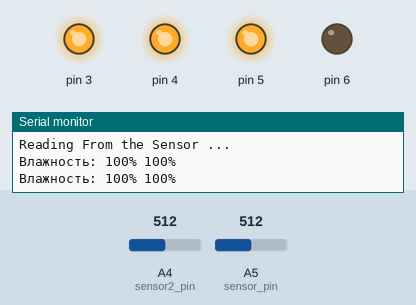
This sketch was run on a simulated Arduino Uno, built with avr-gcc and run on an emulated ATmega328P. Parts: output pins drawn as LEDs (lit = HIGH), the last lines printed to the serial monitor. Inputs (shaded band) come from the test bench; at power-on: A4 (sensor2_pin) = 512, A5 (sensor_pin) = 512.

Above: at 1.3 s.
1.4 s: A4 (sensor2_pin) set to 259
3.2 s: A4 (sensor2_pin) set to 240
At 5.0 s:
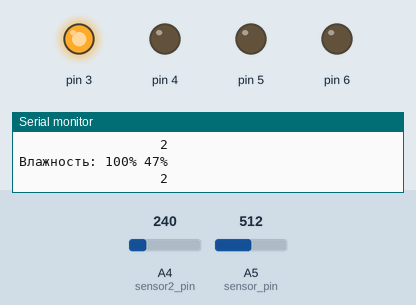
5.5 s: A5 (sensor_pin) set to 495
9.5 s: A4 (sensor2_pin) set to 306
At 10.0 s:
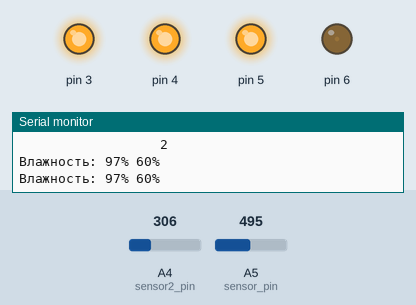
11.0 s: A5 (sensor_pin) set to 122
At 12.7 s:
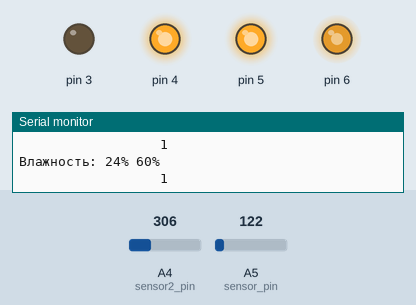
13.0 s: A5 (sensor_pin) set to 242
17.0 s: A5 (sensor_pin) set to 269
At 18.4 s:
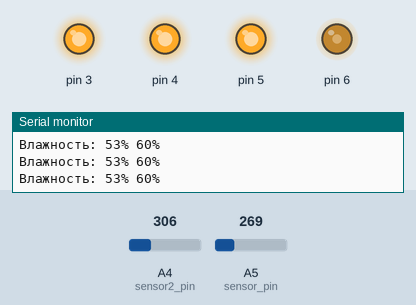
Timing chart, 0 to 19.5 s (numbered marks = the images above; inputs shaded):
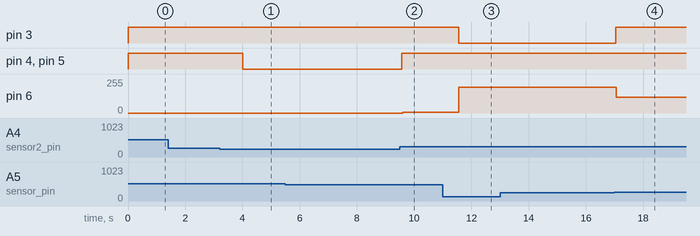

The sketch:

avtopoliv_1.ino
```cpp
int sensor_pin = A5;
int sensor2_pin = A4;
int output_value;
int output2_value;

long previousMillis = 0;        // храним время последнего переключения
long interval = 1000;           // интервал между включение/выключением(1 секунда)


void setup() {
  Serial.begin(9600);
  pinMode(sensor_pin, INPUT);
  pinMode(sensor2_pin, INPUT);
  pinMode(6, OUTPUT);

  pinMode(3, OUTPUT);
  pinMode(4, OUTPUT);
  pinMode(5, OUTPUT);
digitalWrite(3, HIGH);
digitalWrite(4, HIGH);
digitalWrite(5, HIGH);
 //digitalWrite(7, LOW);
  Serial.println("Reading From the Sensor ...");
  delay(100);
  ReadValue();
  }

void loop() {
  if(output_value>=50 && output2_value>=50){
    unsigned long currentMillis = millis();
    //проверяем не прошел ли нужный интервал, если прошел то
    if(currentMillis - previousMillis > interval) {
      // сохраняем время последнего переключения
      previousMillis = currentMillis;

      ReadValue();
      digitalWrite(3, HIGH);
      digitalWrite(4, HIGH);
      digitalWrite(5, HIGH);
      analogWrite(6, map(output_value,100,0,0,255));
  }}

  else{
    if(output_value<=50 && output2_value>=50){
      while(output_value<=50){
        digitalWrite(3, LOW);
        Serial.println("                  1");
        ReadValue();
        if(output_value>=50){//для моментального выключения
          digitalWrite(3, HIGH);
        }
      }
    }

    if(output_value>=50 && output2_value<=50){
      while(output2_value<=50){
        digitalWrite(4, LOW);
        digitalWrite(5, LOW);
        Serial.println("                  2");
        ReadValue();
        if(output2_value>=50){//для моментального выключения
         digitalWrite(4, HIGH);
         digitalWrite(5, HIGH);
        }
      }
    }

    else{
      while(output_value<=50&&output2_value<=50){
        digitalWrite(3, LOW);
        digitalWrite(4, LOW);
        digitalWrite(5, LOW);
        Serial.println("                  3");
        ReadValue();
        if(output_value>=50){//для моментального выключения
          digitalWrite(3, HIGH);
          digitalWrite(4, HIGH);
          digitalWrite(5, HIGH);
        }
      }
    }

  }
}

int ReadValue(){
  output_value = analogRead(sensor_pin);
  output_value = map(output_value,512,0,100,0);
  output2_value = analogRead(sensor2_pin);
  output2_value = map(output2_value,512,0,100,0);
  Serial.print("Влажность: ");
  Serial.print(output_value);
  Serial.print("% ");
  Serial.print(output2_value);
  Serial.println("%");

}
```

Measured:
- the behaviour switches between 251 and 250 on A4 (sensor2_pin) (found by bisection; images 0 and 1)
- the behaviour switches between 256 and 257 on A5 (sensor_pin) (found by bisection; images 3 and 4)
- after the input at 3.2 s, pin 4, pin 5: HIGH → LOW after 0.81 s
- after the input at 9.5 s, pin 4, pin 5: LOW → HIGH after 0.06 s; pin 6: 0/255 → 7/255 after 0.09 s
- after the input at 11.0 s, pin 3: HIGH → LOW after 0.56 s; pin 6: 7/255 → 193/255 after 0.56 s
- after the input at 17.0 s, pin 3: LOW → HIGH at once; pin 6: 193/255 → 119/255 after 0.07 s
